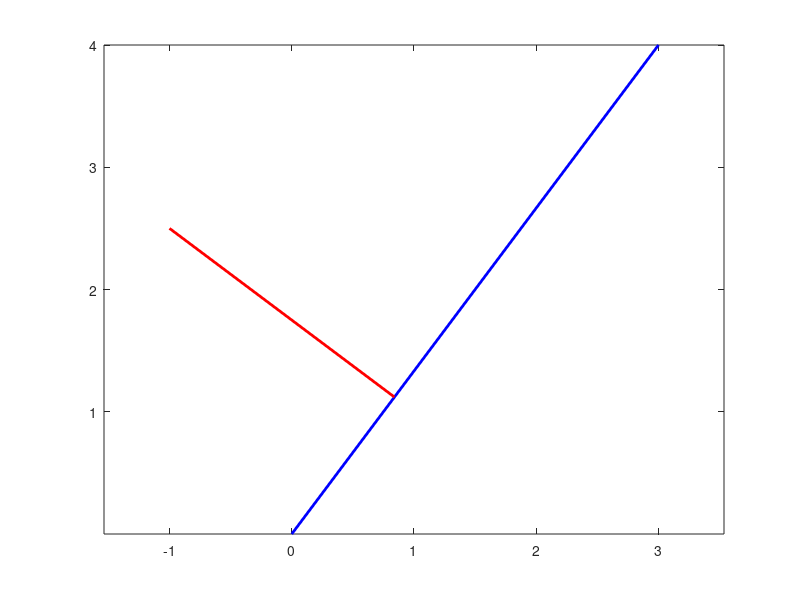

Recreate this plot in MATLAB.
% given three points O=(R0,Z0), A=(R1,Z1), B=(R2,Z2)
% find point X=(R3,Z3), such that OX is perpendicular to AB

R0=-1;     
Z0=2.5;
R1=0;   
Z1=0;
R2=3;     
Z2=4;

DEL = (R2-R1)^2+(Z2-Z1)^2;
R3  = (R2-R1)^2*R0+(Z2-Z1)^2*R1-(R2-R1)*(Z2-Z1)*(Z1-Z0);
Z3  = (R2-R1)^2*Z1+(Z2-Z1)^2*Z0-(R2-R1)*(Z2-Z1)*(R1-R0);
R3  = R3/DEL;
Z3  = Z3/DEL;

figure
plot([R1 R2],[Z1 Z2],'b-','LineWidth',2), hold on,
plot([R0 R3],[Z0 Z3],'r-','LineWidth',2), hold on,
axis equal


 
